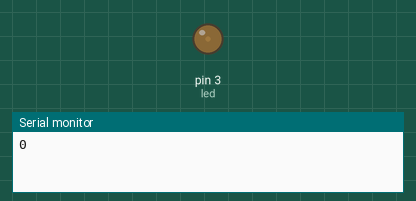
This sketch was run on a simulated Arduino Uno, built with avr-gcc and run on an emulated ATmega328P. Shown: output pins drawn as LEDs (lit = HIGH), the last lines printed to the serial monitor.

Above: at 0.15 s.
At 7.86 s:
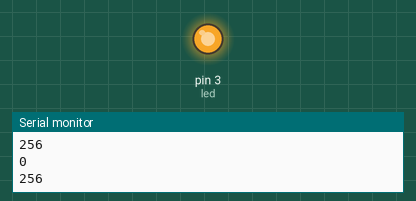
At 18.72 s:
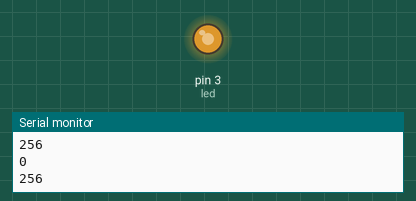
At 39.83 s:
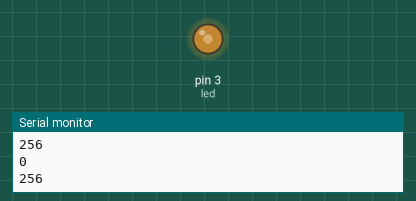
Timing chart, 0 to 40.0 s (numbered marks = the images above):
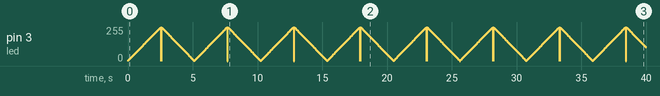

The sketch:

PWM.ino
```cpp
int led = 3;
int brightness = 0;
int increment = 1;

void setup() {
  // put your setup code here, to run once:
  Serial.begin(9600);
}

void loop() {
  // put your main code here, to run repeatedly:
  if(brightness > 255){
    Serial.println(brightness);
    increment = -1;
  }
  else if(brightness < 1){
    Serial.println(brightness);
    increment = 1;
  }
  brightness = brightness + increment;
  analogWrite(led,brightness);
  delay(10);

}
```
